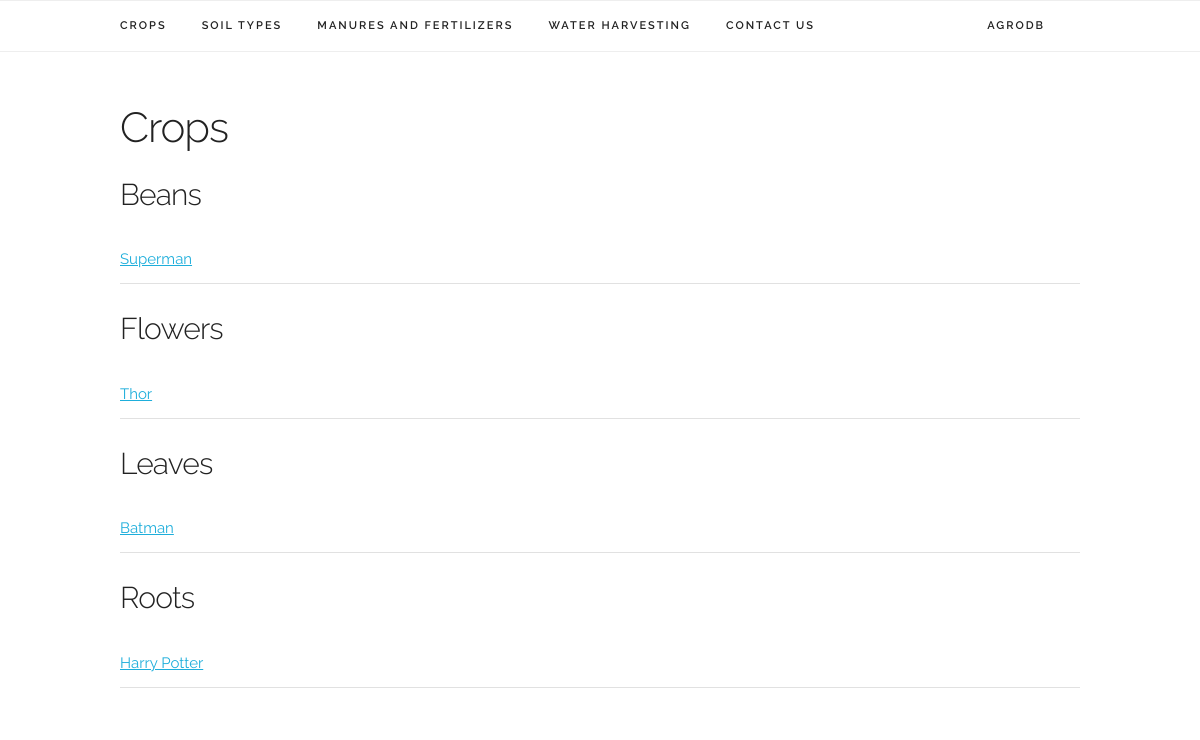
The app's page /category.php?category=1 with its own data.
### tables this page shows
CREATE TABLE IF NOT EXISTS `primary_category` (
`cat_id` int(5) NOT NULL,
  `cat_name` varchar(30) NOT NULL
);

CREATE TABLE IF NOT EXISTS `secondary_category` (
`cat_id` int(10) NOT NULL,
  `primary_cat` int(10) DEFAULT NULL,
  `sub_cat` varchar(5) DEFAULT NULL,
  `cat_name` varchar(30) DEFAULT NULL
);

CREATE TABLE IF NOT EXISTS `page` (
`page_id` int(10) NOT NULL,
  `prim_cat` int(10) DEFAULT NULL,
  `sec_cat` varchar(5) DEFAULT NULL,
  `page_title` varchar(100) NOT NULL,
  `page_creator` int(10) NOT NULL,
  `page_counter` int(11) DEFAULT NULL,
  `page_content` text
);

### category.php (the view, shortened to what this page needs)
<?php
  require_once("./workspace/initialize_database.php");
  if(isset($_GET['category'])) {
    $category = $_GET['category'];
  }
?>
<!DOCTYPE html>
<html lang="en">
<head>
  <link rel="stylesheet" href="css/normalize.css">
  <link rel="stylesheet" href="css/skeleton.css">
  <link rel="stylesheet" href="css/custom.css">
</head>
<body>
  <?php require("./includes/layout/navbar.php") ?>
  <div style="padding-top:5rem">
    <div class="container">
      <div id="articles_list">
<?php
  $primary_query = $mysqli->query("SELECT * FROM primary_category WHERE cat_id = $category");
  while($primary_query_list = $primary_query->fetch_assoc()) {
    $primary_id = $primary_query_list['cat_id'];
    $primary_name = $primary_query_list['cat_name'];
    echo '<h2>'.$primary_name.'</h2>';
    $secondary_query = $mysqli->query("SELECT * FROM secondary_category WHERE primary_cat = '$primary_id'");
    while($secondary_query_list = $secondary_query->fetch_assoc()) {
      $secondary_id = $secondary_query_list['sub_cat'];
      echo '<h4>'.$secondary_query_list['cat_name'].'</h4>';
      echo '<table class="" style="undefined;table-layout: fixed; width: 100%">
        <colgroup>
        <col style="width: 100%">
        </colgroup>';
      $pages_list_query = $mysqli->query("SELECT * FROM page INNER JOIN user ON (page_creator=user_id) WHERE prim_cat = '$primary_id' AND sec_cat = '$secondary_id'");
      while($pages_entry = $pages_list_query->fetch_assoc()) {
          echo    '
                <tr>
                  <td class="tg-s6z2"><a href="articles/'.str_replace(" ", "_", $pages_entry['page_title']).'">'.$pages_entry['page_title'].'</a></td>
                </tr>
                ';
      }
      echo " </table>";
    }
  }
?>
      </div>
    </div>
  </div>
</body>
</html>

### css/skeleton.css (style rules this page uses)
.container { position: relative; width: 100%; max-width: 960px; margin: 0 auto; padding: 0 20px; box-sizing: border-box; }
@media (min-width: 400px) { .container { width: 85%; padding: 0; } }
@media (min-width: 550px) { .container { width: 80%; } }
html { font-size: 62.5%; }
body { font-size: 1.5em; line-height: 1.6; font-weight: 400; font-family: "Raleway", "HelveticaNeue", "Helvetica Neue", Helvetica, Arial, sans-serif; color: #222; }
h1, h2, h3, h4, h5, h6 { margin-top: 0; margin-bottom: 2rem; font-weight: 300; }
h2 { font-size: 3.6rem; line-height: 1.25; letter-spacing: -.1rem; }
h4 { font-size: 2.4rem; line-height: 1.35; letter-spacing: -.08rem; }
@media (min-width: 550px) { h2 { font-size: 4.2rem; } }
@media (min-width: 550px) { h4 { font-size: 3.0rem; } }
a { color: #1EAEDB; }
th, td { padding: 12px 15px; text-align: left; border-bottom: 1px solid #E1E1E1; }
th:first-child, td:first-child { padding-left: 0; }
th:last-child, td:last-child { padding-right: 0; }
pre, blockquote, dl, figure, table, p, ul, ol, form { margin-bottom: 2.5rem; }
.container:after, .row:after, .u-cf { content: ""; display: table; clear: both; }

### css/custom.css (style rules this page uses)
.container { max-width: 1024px; }

### records on screen
primary_category: cat_name "Crops"
secondary_category: cat_name "Beans"
page: page_title "Superman"
secondary_category: cat_name "Flowers"
page: page_title "Thor"
secondary_category: cat_name "Leaves"
page: page_title "Batman"
secondary_category: cat_name "Roots"
page: page_title "Harry Potter"
